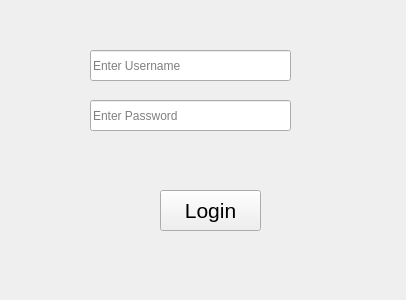
<?xml version="1.0" encoding="UTF-8"?>
<ui version="4.0">
 <class>Form</class>
 <widget class="QWidget" name="Form">
  <property name="geometry">
   <rect>
    <x>0</x>
    <y>0</y>
    <width>406</width>
    <height>300</height>
   </rect>
  </property>
  <property name="windowTitle">
   <string>Form</string>
  </property>
  <widget class="QPushButton" name="pushButton">
   <property name="geometry">
    <rect>
     <x>160</x>
     <y>190</y>
     <width>101</width>
     <height>41</height>
    </rect>
   </property>
   <property name="font">
    <font>
     <family>Segoe UI</family>
     <pointsize>16</pointsize>
    </font>
   </property>
   <property name="text">
    <string>Login</string>
   </property>
  </widget>
  <widget class="QLineEdit" name="lineEdit">
   <property name="geometry">
    <rect>
     <x>90</x>
     <y>50</y>
     <width>201</width>
     <height>31</height>
    </rect>
   </property>
   <property name="placeholderText">
    <string>Enter Username</string>
   </property>
  </widget>
  <widget class="QLineEdit" name="lineEdit_2">
   <property name="geometry">
    <rect>
     <x>90</x>
     <y>100</y>
     <width>201</width>
     <height>31</height>
    </rect>
   </property>
   <property name="echoMode">
    <enum>QLineEdit::Password</enum>
   </property>
   <property name="placeholderText">
    <string>Enter Password</string>
   </property>
  </widget>
  <widget class="QLabel" name="label">
   <property name="geometry">
    <rect>
     <x>70</x>
     <y>150</y>
     <width>321</width>
     <height>20</height>
    </rect>
   </property>
   <property name="font">
    <font>
     <pointsize>7</pointsize>
    </font>
   </property>
   <property name="text">
    <string/>
   </property>
  </widget>
 </widget>
 <resources/>
 <connections/>
</ui>
